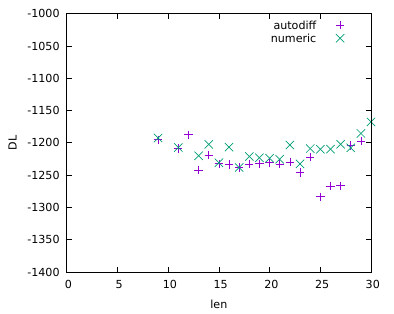

Reproduce this figure in gnuplot.
set terminal pdf size 10cm,8cm

set datafile separator ';'

set xlabel "len"
set ylabel "DL"
set output "plot.pdf"
set yrange [-1400:-1000]
plot 'RAR_eqs_logexppow_len30_optimized_autodiffGrad_top1_over_len.txt' using "len":"DL" title "autodiff",\
     'RAR_eqs_logexppow_len30_optimized_numericGrad_top1_over_len.txt' using "len":"DL" title "numeric"

set ylabel "nll"
plot 'RAR_eqs_logexppow_len30_optimized_autodiffGrad_top1_over_len.txt' using "len":"nll" title "autodiff",\
     'RAR_eqs_logexppow_len30_optimized_numericGrad_top1_over_len.txt' using "len":"nll" title "numeric"

unset yrange
set ylabel "restarts "
plot 'RAR_eqs_logexppow_len30_optimized_autodiffGrad_top1_over_len.txt' using "len":"restarts" title "autodiff",\
     'RAR_eqs_logexppow_len30_optimized_numericGrad_top1_over_len.txt' using "len":"restarts" title "numeric"


set ylabel "num best / restarts"
set logscale y
plot 'RAR_eqs_logexppow_len30_optimized_autodiffGrad_top1_over_len.txt' using "len":(column("restartNumBest")/column("restarts")) title "autodiff",\
     'RAR_eqs_logexppow_len30_optimized_numericGrad_top1_over_len.txt' using "len":(column("restartNumBest")/column("restarts")) title "numeric"


